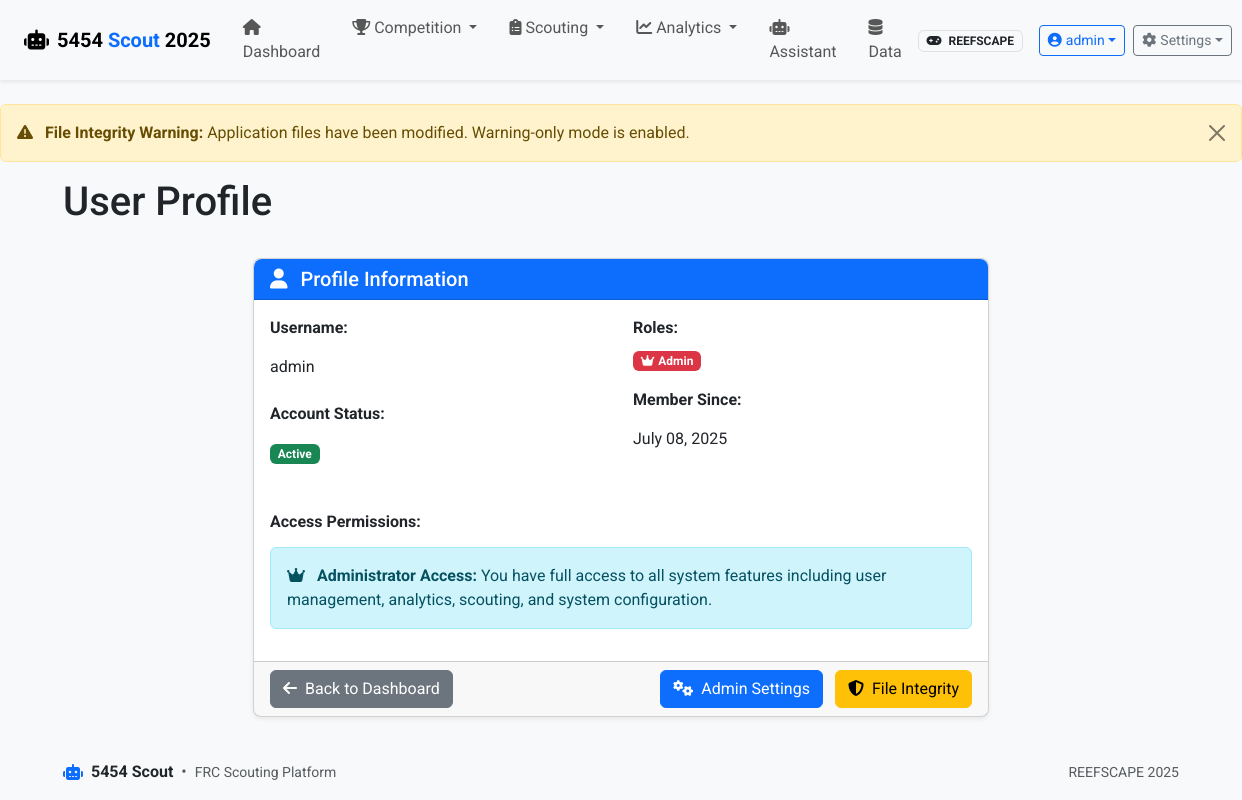
Before: /auth/profile (signed in) with the older database file.
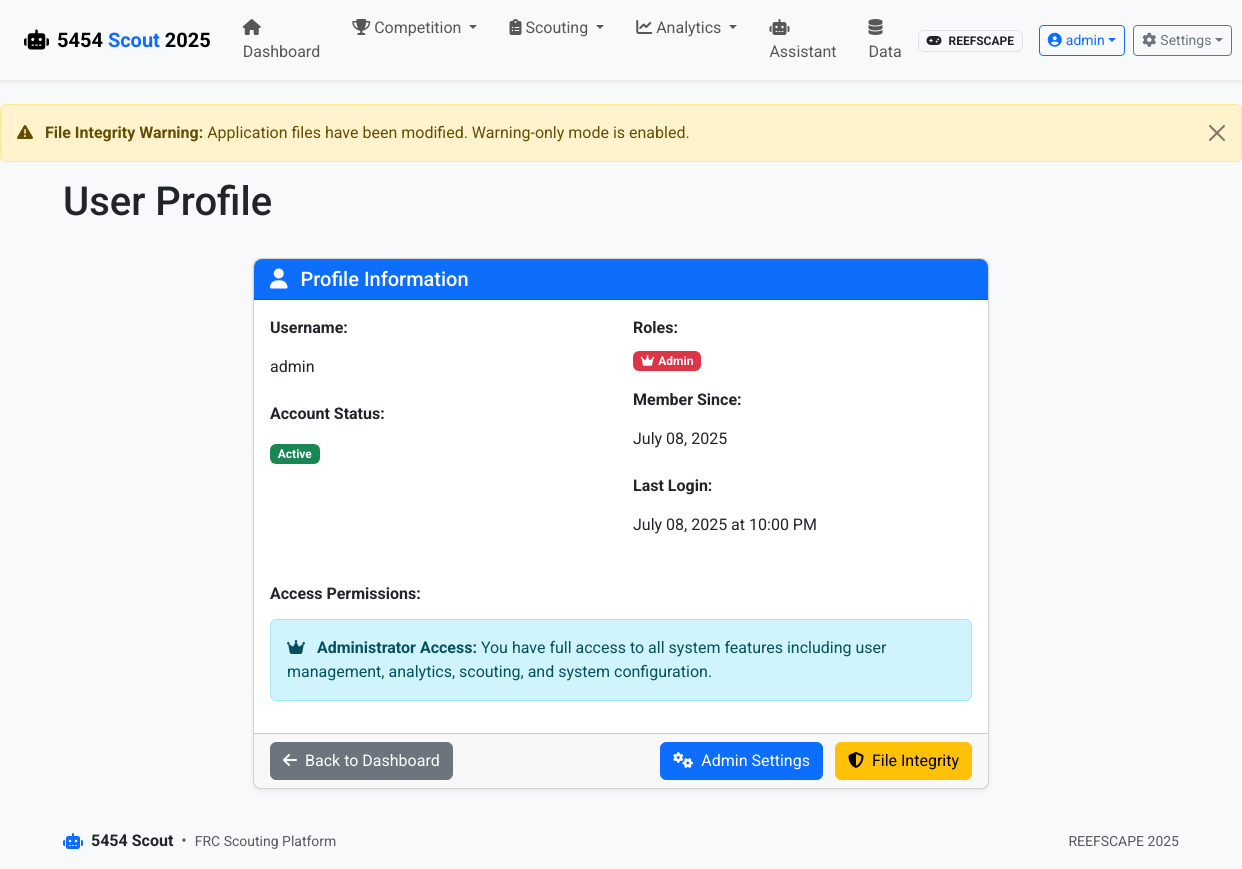
After: the same page with the newer database file.
### app/models.py (models this page shows, shortened)
class User(UserMixin, db.Model):
    id = db.Column(db.Integer, primary_key=True)
    username = db.Column(db.String(80), unique=True, nullable=False)
    email = db.Column(db.String(120), unique=True, nullable=True)
    password_hash = db.Column(db.String(128))
    is_active = db.Column(db.Boolean, default=True)
    created_at = db.Column(db.DateTime, default=datetime.utcnow)
    last_login = db.Column(db.DateTime)
    roles = db.relationship('Role', secondary=user_roles, lazy='subquery',
                           backref=db.backref('users', lazy=True))
    def has_role(self, role_name):
        return any(role.name == role_name for role in self.roles)

### app/routes/auth.py (the view)
@bp.route('/profile')
@login_required
def profile():
    return render_template('auth/profile.html', user=current_user)

### app/routes/auth.py (called while the page is built)
@bp.app_context_processor
def inject_auth_vars():
    return {
        'current_user': current_user,
        'user_has_role': lambda role: current_user.is_authenticated and current_user.has_role(role)
    }

### run.py (called while the page is built)
@app.before_request
def check_first_run():
    if not User.query.first() and request.path != '/auth/login':
        flash('Database is being initialized. Please wait...', 'info')
        return redirect(url_for('auth.login'))

### app/templates/auth/profile.html (shortened to what the changed rows need)
{% extends 'base.html' %}
{% block heading %}User Profile{% endblock %}
{% block content %}
<div class="row">
    <div class="col-md-8 offset-md-2">
        <div class="card">
            <div class="card-body">
                <div class="row">
                    <div class="col-md-6">
                        <div class="mb-3">
                            <label class="form-label fw-bold">Username:</label>
                            <p class="form-control-plaintext">{{ user.username }}</p>
                        </div>
                    </div>
                    <div class="col-md-6">
                        <div class="mb-3">
                            <label class="form-label fw-bold">Member Since:</label>
                            <p class="form-control-plaintext">{{ user.created_at.strftime('%B %d, %Y') }}</p>
                        </div>
                        {% if user.last_login %}
                        <div class="mb-3">
                            <label class="form-label fw-bold">Last Login:</label>
                            <p class="form-control-plaintext">{{ user.last_login.strftime('%B %d, %Y at %I:%M %p') }}</p>
                        </div>
                        {% endif %}
                    </div>
                </div>
            </div>
        </div>
    </div>
</div>
{% endblock %}

### app/templates/base.html (shortened to what the changed rows need)
<!DOCTYPE html>
<html lang="en" class="h-100">
<head>
    <link href="https://cdn.jsdelivr.net/npm/bootstrap@5.3.2/dist/css/bootstrap.min.css" rel="stylesheet">
    <link href="https://cdnjs.cloudflare.com/ajax/libs/font-awesome/6.4.0/css/all.min.css" rel="stylesheet">
    <link href="https://cdn.jsdelivr.net/npm/select2@4.1.0-rc.0/dist/css/select2.min.css" rel="stylesheet">
    <link href="https://cdn.jsdelivr.net/npm/select2-bootstrap-5-theme@1.3.0/dist/select2-bootstrap-5-theme.min.css" rel="stylesheet">
    <link rel="stylesheet" href="{{ url_for('static', filename='css/styles.css') }}">
</head>
<body class="d-flex flex-column h-100">
    <header class="app-header">
        <nav class="navbar navbar-expand-lg navbar-light shadow-sm">
            <div class="container-fluid px-lg-4 px-md-3 px-2">
                <div class="collapse navbar-collapse" id="navbarMain">
                    <div class="d-flex align-items-center navbar-actions">
                        {% if current_user.is_authenticated %}
                        <div class="dropdown me-2">
                            <button class="btn btn-outline-primary btn-sm d-flex align-items-center dropdown-toggle"
                                    type="button" data-bs-toggle="dropdown" aria-expanded="false">
                                <i class="fas fa-user-circle me-1"></i>
                                <span class="d-none d-md-inline">{{ current_user.username }}</span>
                            </button>
                        </div>
                        {% endif %}
                    </div>
                </div>
            </div>
        </nav>
    </header>
    <main class="flex-shrink-0 py-4">
        <div class="container">
            <div class="row mb-4">
                <div class="col-12">
                    <h1 class="page-title">{% block heading %}FRC Scouting Platform{% endblock %}</h1>
                </div>
            </div>
            {% block content %}{% endblock %}
        </div>
    </main>
</body>
</html>

Changed rows visible on the page:
changed User "admin": last_login (not shown) → "July 08, 2025 at 10:00 PM"
Other visible differences:
text now shown: "Last Login:"
